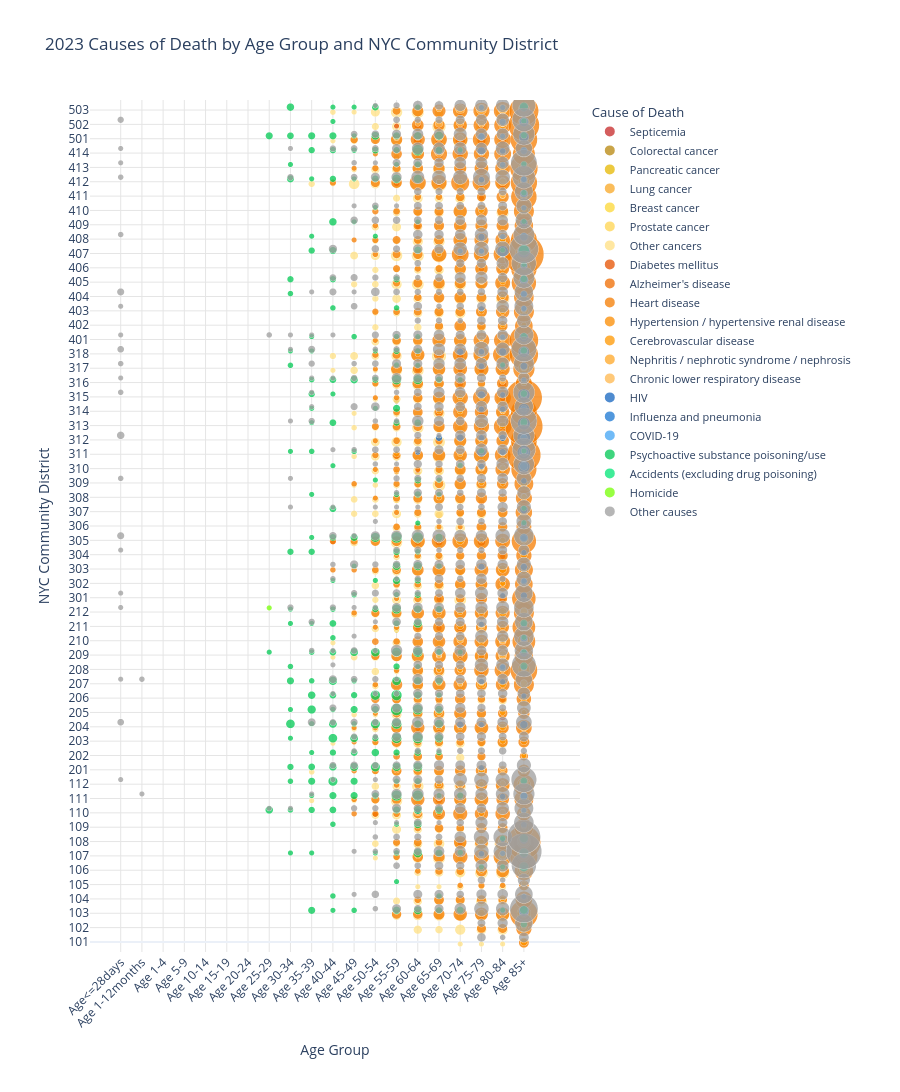

Here is the notebook cell this chart was saved with:
### Code cell
import pandas as pd
import numpy as np
import plotly.express as px

# -----------------------------------------
# 1. LOAD DATA
# -----------------------------------------

df = pd.read_csv("CommunityDistrictSingleYearCounts2023.csv")
df.columns = df.columns.str.strip()

# -----------------------------------------
# 2. DEFINE AGE GROUPS
# -----------------------------------------

age_groups = [
    "Age<=28days",
    "Age 1-12months",
    "Age 1-4",
    "Age 5-9",
    "Age 10-14",
    "Age 15-19",
    "Age 20-24",
    "Age 25-29",
    "Age 30-34",
    "Age 35-39",
    "Age 40-44",
    "Age 45-49",
    "Age 50-54",
    "Age 55-59",
    "Age 60-64",
    "Age 65-69",
    "Age 70-74",
    "Age 75-79",
    "Age 80-84",
    "Age 85+"
]

# -----------------------------------------
# 3. CAUSE-OF-DEATH LABELS
# -----------------------------------------

cause_labels = {
    "Deaths due to septicemia": "Septicemia",
    "Deaths due to HIV": "HIV",
    "Deaths due to malignant neoplasms(cancer)": "Cancer (all malignant neoplasms)",
    "Deaths due to cancer of the colon_ rectum_ and anus": "Colorectal cancer",
    "Deaths due to cancer of the pancreas": "Pancreatic cancer",
    "Deaths due to cancer of trachea_ bronchus_ and lung": "Lung cancer",
    "Deaths due to cancer of the breast": "Breast cancer",
    "Deaths due to cancer of the prostate": "Prostate cancer",
    "Deaths due to diabetes mellitus": "Diabetes mellitus",
    "Deaths due to use of or poisoning by psychoactive substance excluding alcohol and tobacco": "Psychoactive substance poisoning/use",
    "Deaths due to Alzheimer's disease": "Alzheimer's disease",
    "Deaths due to diseases of the heart": "Heart disease",
    "Deaths due to essential hypertension and hypertensive renal disease": "Hypertension / hypertensive renal disease",
    "Deaths due to cerebrovascular diseases": "Cerebrovascular disease",
    "Deaths due to influenza and pneumonia": "Influenza and pneumonia",
    "Deaths due to chronic lower respiratory diseases": "Chronic lower respiratory disease",
    "Deaths due to chronic liver disease and cirrhosis": "Chronic liver disease / cirrhosis",
    "Deaths due to Nephritis_ Nephrotic Syndrome and Nephrosis": "Nephritis / nephrotic syndrome / nephrosis",
    "Deaths due to Covid19": "COVID-19",
    "Deaths due to accidents except for durg poisoning": "Accidents (excluding drug poisoning)",
    "Deaths due to intentional self-harm(suicide)": "Suicide",
    "Deaths due to assault(homicide)": "Homicide",
    "Other causes": "Other causes"
}

# -----------------------------------------
# 4. SAME CUSTOM COLOR PALETTE
# -----------------------------------------

cause_color_map = {
    # RED - SEPTICEMIA
    "Septicemia": "#C62828",

    # YELLOW - CANCERS
    "Colorectal cancer": "#B8860B",
    "Pancreatic cancer": "#E6B800",
    "Lung cancer": "#F9A825",
    "Breast cancer": "#FDD835",
    "Prostate cancer": "#FFD54F",
    "Other cancers": "#FFE082",

    # ORANGE - CHRONIC DISEASES
    "Diabetes mellitus": "#E65100",
    "Alzheimer's disease": "#EF6C00",
    "Heart disease": "#F57C00",
    "Hypertension / hypertensive renal disease": "#FB8C00",
    "Cerebrovascular disease": "#FF9800",
    "Nephritis / nephrotic syndrome / nephrosis": "#FFA726",
    "Chronic lower respiratory disease": "#FFB74D",
    "Chronic liver disease / cirrhosis": "#FFCC80",

    # BLUE - INFECTIOUS DISEASES
    "HIV": "#1565C0",
    "Influenza and pneumonia": "#1976D2",
    "COVID-19": "#42A5F5",

    # GREEN - NON-NATURAL DEATHS
    "Psychoactive substance poisoning/use": "#00C853",
    "Accidents (excluding drug poisoning)": "#00E676",
    "Suicide": "#43A047",
    "Homicide": "#76FF03",

    # GREY - OTHER CAUSES
    "Other causes": "#9E9E9E"
}

# -----------------------------------------
# 5. FIND CAUSE-BY-AGE COLUMNS
# -----------------------------------------

# Expected naming pattern:
# "Deaths due to septicemia_Age 40-44"

age_cause_columns = {}

for cause in cause_labels:
    age_cause_columns[cause] = [
        f"{cause}_{age}"
        for age in age_groups
    ]

# Validate columns before proceeding
missing = [
    col
    for cols in age_cause_columns.values()
    for col in cols
    if col not in df.columns
]

if missing:
    print("Missing cause-by-age columns:")
    print(*missing[:40], sep="\n")
    raise ValueError(
        "Some column names do not match the expected "
        "cause-by-age naming convention. "
        "Inspect df.columns to identify the differences."
    )

# -----------------------------------------
# 6. RESHAPE TO LONG FORMAT
# -----------------------------------------

records = []

for cause, columns in age_cause_columns.items():

    for age, col in zip(age_groups, columns):

        temp = df[["commntydst", col]].copy()

        temp["Count"] = pd.to_numeric(
            temp[col].astype(str).str.replace(
                ",", "", regex=False
            ),
            errors="coerce"
        ).fillna(0)

        temp["Age Group"] = age
        temp["Cause"] = cause_labels[cause]

        records.append(
            temp[["commntydst", "Age Group", "Cause", "Count"]]
        )

df_long = pd.concat(records, ignore_index=True)

# Clean district codes
df_long["commntydst"] = (
    df_long["commntydst"].astype(str).str.strip()
)

# Aggregate counts if districts have multiple rows
df_long = df_long.groupby(
    ["commntydst", "Age Group", "Cause"],
    as_index=False
)["Count"].sum()

# -----------------------------------------
# 7. CALCULATE OTHER CANCERS BY AGE
# -----------------------------------------

cancer_causes = [
    "Colorectal cancer",
    "Pancreatic cancer",
    "Lung cancer",
    "Breast cancer",
    "Prostate cancer"
]

# Total cancer deaths by district and age
all_cancers = df_long[
    df_long["Cause"] == "Cancer (all malignant neoplasms)"
][["commntydst", "Age Group", "Count"]].rename(
    columns={"Count": "All_Cancers"}
)

# Sum site-specific cancer deaths
specific_cancers = (
    df_long[df_long["Cause"].isin(cancer_causes)]
    .groupby(["commntydst", "Age Group"], as_index=False)
    ["Count"].sum()
    .rename(columns={"Count": "Specific_Cancers"})
)

# Calculate residual cancer deaths
other_cancers = all_cancers.merge(
    specific_cancers,
    on=["commntydst", "Age Group"],
    how="left"
)

other_cancers["Specific_Cancers"] = (
    other_cancers["Specific_Cancers"].fillna(0)
)

other_cancers["Count"] = (
    other_cancers["All_Cancers"]
    - other_cancers["Specific_Cancers"]
)

if (other_cancers["Count"] < 0).any():
    raise ValueError(
        "Site-specific cancer counts exceed total cancer "
        "counts for some district-age combinations."
    )

other_cancers["Cause"] = "Other cancers"

other_cancers = other_cancers[
    ["commntydst", "Age Group", "Cause", "Count"]
]

# Remove overall cancer total to avoid double-counting
df_long = df_long[
    df_long["Cause"] != "Cancer (all malignant neoplasms)"
].copy()

# Add Other cancers
df_long = pd.concat(
    [df_long, other_cancers],
    ignore_index=True
)

# -----------------------------------------
# 8. REMOVE ZERO-COUNT OBSERVATIONS
# -----------------------------------------

# No bubble is displayed where no deaths were recorded
df_long = df_long[df_long["Count"] > 0].copy()

# -----------------------------------------
# 9. SORT DISTRICTS AND AGES
# -----------------------------------------

districts = sorted(
    df_long["commntydst"].unique(),
    key=lambda x: (
        0, int(x)
    ) if x.isdigit() else (1, x)
)

age_order = age_groups

# -----------------------------------------
# 10. ADD SMALL OFFSETS TO REDUCE OVERLAP
# -----------------------------------------

# Assign numeric positions to each district
district_positions = {
    district: i
    for i, district in enumerate(districts)
}

df_long["District_Position"] = (
    df_long["commntydst"].map(district_positions)
)

# Give each cause a small vertical offset.
# This separates overlapping bubbles at the same
# district-age coordinate without changing the
# original district shown on hover.

cause_order = list(cause_color_map.keys())

offsets = np.linspace(
    -0.32, 0.32, len(cause_order)
)

cause_offsets = dict(zip(cause_order, offsets))

df_long["Y_Position"] = (
    df_long["District_Position"]
    + df_long["Cause"].map(cause_offsets)
)

# -----------------------------------------
# 11. CREATE BUBBLE SCATTER PLOT
# -----------------------------------------

fig = px.scatter(
    df_long,
    x="Age Group",
    y="Y_Position",
    size="Count",
    color="Cause",

    color_discrete_map=cause_color_map,

    category_orders={
        "Age Group": age_order,
        "Cause": cause_order
    },

    custom_data=[
        "commntydst",
        "Age Group",
        "Cause",
        "Count"
    ],

    size_max=40,

    title=(
        "2023 Causes of Death by Age Group "
        "and NYC Community District"
    ),

    height=2000
)

# -----------------------------------------
# 12. CUSTOMIZE HOVER INFORMATION
# -----------------------------------------

fig.update_traces(
    hovertemplate=(
        "<b>Community District:</b> %{customdata[0]}<br>"
        "<b>Age Group:</b> %{customdata[1]}<br>"
        "<b>Cause of Death:</b> %{customdata[2]}<br>"
        "<b>Death Count:</b> %{customdata[3]:,.0f}"
        "<extra></extra>"
    ),
    marker=dict(
        opacity=0.75,
        line=dict(
            width=0.5,
            color="white"
        )
    )
)

# -----------------------------------------
# 13. CUSTOMIZE AXES AND LAYOUT
# -----------------------------------------

fig.update_layout(
    xaxis_title="Age Group",
    yaxis_title="NYC Community District",
    legend_title="Cause of Death",
    template="plotly_white",
    hovermode="closest",

    height=2000,

    legend=dict(
        orientation="v",
        x=1.02,
        y=1,
        font=dict(size=11),
        itemsizing="constant"
    ),

    margin=dict(
        l=90,
        r=320,
        t=100,
        b=140
    )
)

# Show district codes instead of numeric positions
fig.update_yaxes(
    tickmode="array",
    tickvals=list(range(len(districts))),
    ticktext=districts,
    range=[-0.7, len(districts) - 0.3],
    showgrid=True,
    gridcolor="#E5E5E5"
)

fig.update_xaxes(
    categoryorder="array",
    categoryarray=age_order,
    tickangle=-45,
    showgrid=True,
    gridcolor="#E5E5E5"
)

# -----------------------------------------
# 14. DISPLAY INTERACTIVE CHART
# -----------------------------------------

fig.show()
